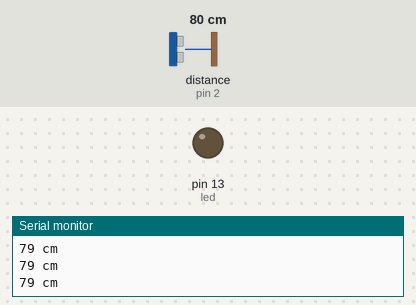
This sketch was run on a simulated Arduino Uno, built with avr-gcc and run on an emulated ATmega328P. Parts: output pins drawn as LEDs (lit = HIGH), the last lines printed to the serial monitor. Wiring (inferred from the names in the program): ultrasonic range finder: trigger pin 3; echo pin 2. Inputs (shaded band) come from the test bench; at power-on: distance to the obstacle (sensor on pin 2) 80 cm. The echo pulse lasts 58.3 µs per cm; pins used as bus, display or sensor lines are not drawn.

Above: at 1.3 s.
1.4 s: distance to the obstacle (sensor on pin 2) set to 13 cm
2.9 s: distance to the obstacle (sensor on pin 2) set to 10 cm
At 4.2 s:
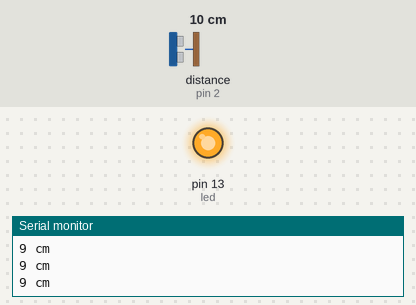
4.5 s: distance to the obstacle (sensor on pin 2) set to 18 cm
At 5.6 s:
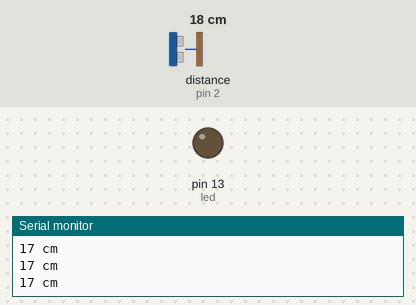
6.0 s: distance to the obstacle (sensor on pin 2) set to 2 cm
At 6.9 s:
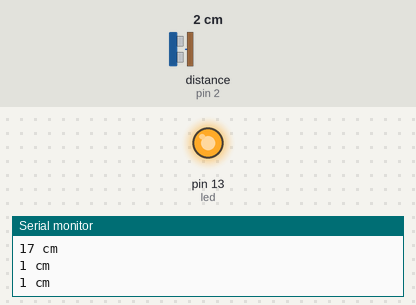
Timing chart, 0 to 8.5 s (numbered marks = the images above; inputs shaded):
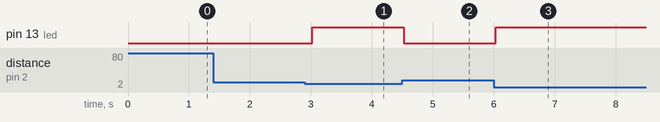

The sketch:

led-ultrasonic.ino
```cpp
/*
HC-SR04 Ping distance sensor]
VCC  --> arduino 5v
GND  --> arduino GND
Echo --> Arduino pin 2
Trig --> Arduino pin 3
*/

#define trigPin 3
#define echoPin 2
#define led 13

void setup() {
  Serial.begin (9600);
  pinMode(trigPin, OUTPUT);
  pinMode(echoPin, INPUT);
  pinMode(led, OUTPUT);
}

void loop() {

  long duration, distance;

  digitalWrite(trigPin, LOW);
  delayMicroseconds(2);
  digitalWrite(trigPin, HIGH);
  delayMicroseconds(10);
  digitalWrite(trigPin, LOW);

  duration = pulseIn(echoPin, HIGH);
  distance = (duration/2) / 29.1;

  Serial.print(distance);
  Serial.println(" cm");


  if (distance <=10) {
    digitalWrite(led, HIGH);
  } else {
      digitalWrite(led, LOW);
  }
  delay(500);
}
```

Measured:
- the behaviour switches between 12 and 11 cm on distance to the obstacle (sensor on pin 2) (found by bisection; images 0 and 1)
- after the input at 2.9 s, pin 13 (led): LOW → HIGH after 0.12 s
- after the input at 4.5 s, pin 13 (led): HIGH → LOW at once
- after the input at 6.0 s, pin 13 (led): LOW → HIGH at once
